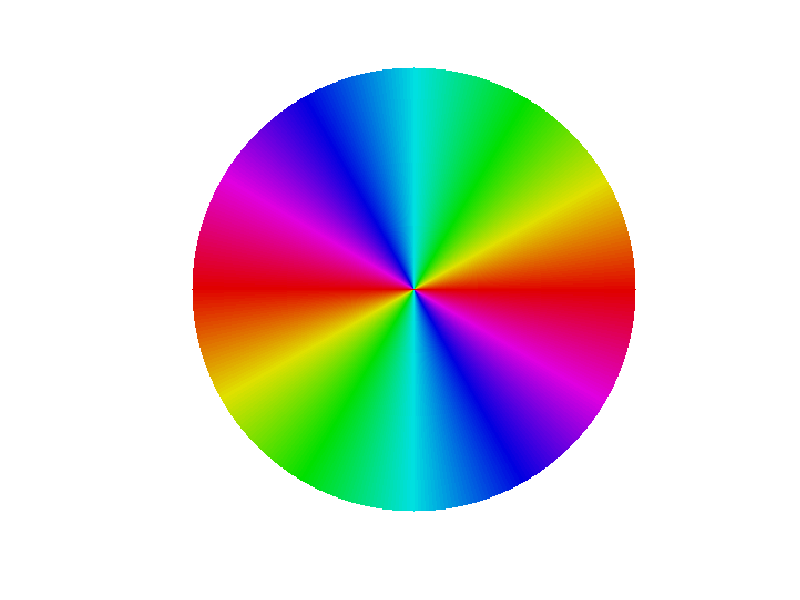

Write the MATLAB code that produced this figure. (Note: this script raises an error after producing the figure.)
% load('SnA40k')
% d6 = expt.dev(15);
% fib61={d6.AFM(:).fibPath};
% fib61 = fib61(2:4);
% 
% for i = 1:length(fib61)
%     ODistFA(fib61{i},5,['E', num2str(i)]);
%     
%     hgexport(gcf, ['~/Documents/GA Tech/Research/Papers/Quantification of P3HT Microstructure/Workflow/ODist', num2str(i), '.tif'],  ...
%         hgexport('factorystyle'), 'Format', 'tiff');
% end

% Set parameters (these could be arguments to a function)
rInner = 0;     % inner radius of the colour ring
rOuter = 200;    % outer radius of the colour ring
ncols = 180;      % number of colour segments
% Get polar coordinates of each point in the domain
[x, y] = meshgrid(-rOuter-20:rOuter+20);
[theta, rho] = cart2pol(x, -y);
% Set up colour wheel in hsv space
theta(theta<0) = theta(theta<0)+pi;

hue = theta/pi;
hue = ceil(hue * ncols) / ncols;   % quantise hue 
saturation = ones(size(hue));      % full saturation
saturation(rho>rOuter) = 0;
brightness = 0.88*double(rho >= rInner & rho <= rOuter) + ...
                double(rho>rOuter);  % white outside ring
% Convert to rgb space for display
rgb = hsv2rgb(cat(3, hue, saturation, brightness));
% Check result
figure
imshow(rgb);

imwrite(rgb, '~/Documents/GA Tech/Research/Papers/Quantification of P3HT Microstructure/Workflow/ColorWheel.tif');